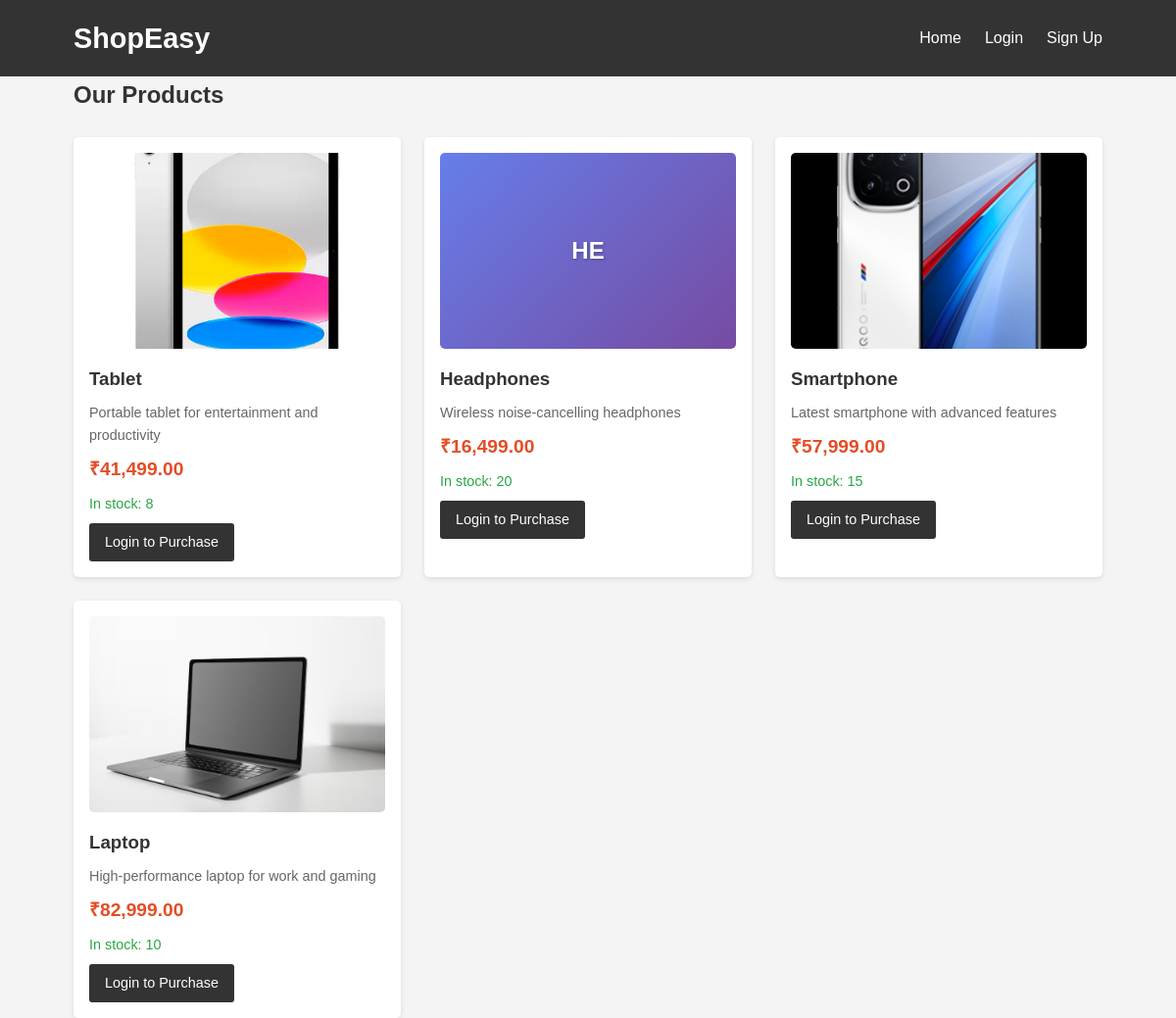
The page / on the database its author committed.
### tables this page shows
CREATE TABLE IF NOT EXISTS products (
    id INT AUTO_INCREMENT PRIMARY KEY,
    name VARCHAR(100) NOT NULL,
    description TEXT,
    price DECIMAL(10,2) NOT NULL,
    image VARCHAR(255),
    stock INT DEFAULT 0
);

### index.php (the view, shortened to what this page needs)
<?php
include 'config.php';
$user_orders = [];
try {
    $stmt = $pdo->query("SELECT * FROM products ORDER BY id DESC");
    $products = $stmt->fetchAll(PDO::FETCH_ASSOC);
} catch(PDOException $e) {
    die("Error fetching products: " . $e->getMessage());
}
?>
<!DOCTYPE html>
<html lang="en">
<head>
    <link rel="stylesheet" href="style.css">
</head>
<body>
    <header>
        <div class="container">
            <h1>ShopEasy</h1>
            <nav>
                <ul>
                    <li><a href="index.php">Home</a></li>
                    <?php if(isset($_SESSION['user_id'])): ?>
                        <li><a href="cart.php">Cart</a></li>
                        <li><a href="orders.php">Orders (<?php echo count($user_orders); ?>)</a></li>
                        <li><a href="logout.php">Logout (<?php echo htmlspecialchars($_SESSION['username']); ?>)</a></li>
                    <?php else: ?>
                        <li><a href="login.php">Login</a></li>
                        <li><a href="signup.php">Sign Up</a></li>
                    <?php endif; ?>
                </ul>
            </nav>
        </div>
    </header>
    <main class="container">
        <h2>Our Products</h2>
        <?php
        $admin_users = ['admin', 'manager'];
        ?>
        <div class="products">
            <?php if(empty($products)): ?>
                <div class="no-products">
                    <p>No products available at the moment.</p>
                    <?php if(isset($_SESSION['user_id']) && in_array($_SESSION['username'], ['admin', 'manager'])): ?>
                        <p>Use the form above to add products.</p>
                    <?php else: ?>
                        <p>Please check back later or <a href="login.php">login</a> to see more options.</p>
                    <?php endif; ?>
                </div>
            <?php else: ?>
                <?php foreach($products as $product): ?>
                    <div class="product-card">
                        <div class="product-image">
                            <?php
                            $imagePath = '';
                            if($product['image'] && $product['image'] != 'default.jpg') {
                                if(strpos($product['image'], 'uploads/') === 0) {
                                    $imagePath = $product['image'];
                                } else {
                                    $imagePath = 'uploads/' . $product['image'];
                                }
                                if(file_exists($imagePath)) {
                                    echo '<img src="' . $imagePath . '" alt="' . htmlspecialchars($product['name']) . '" style="width: 100%; height: 200px; object-fit: cover; border-radius: 5px;">';
                                } else {
                                    echo '<div class="placeholder-image">' . strtoupper(substr($product['name'], 0, 2)) . '</div>';
                                }
                            } else {
                                echo '<div class="placeholder-image">' . strtoupper(substr($product['name'], 0, 2)) . '</div>';
                            }
                            ?>
                        </div>
                        <h3><?php echo htmlspecialchars($product['name']); ?></h3>
                        <p class="description"><?php echo htmlspecialchars($product['description']); ?></p>
                        <p class="price">₹<?php echo number_format($product['price'], 2); ?></p>
                        <p class="stock <?php echo $product['stock'] > 0 ? 'in-stock' : 'out-of-stock'; ?>">
                            <?php echo $product['stock'] > 0 ? "In stock: {$product['stock']}" : "Out of stock"; ?>
                        </p>
                        <?php if(isset($_SESSION['user_id'])): ?>
                            <?php if($product['stock'] > 0): ?>
                                <button class="add-to-cart" data-id="<?php echo $product['id']; ?>">Add to Cart</button>
                            <?php else: ?>
                                <button class="btn-disabled" disabled>Out of Stock</button>
                            <?php endif; ?>
                            <?php
                            if(isset($_SESSION['user_id']) && in_array($_SESSION['username'], $admin_users)):
                            ?>
                                <form method="POST" class="delete-form" onsubmit="return confirm('Are you sure you want to delete this product?');">
                                    <input type="hidden" name="product_id" value="<?php echo $product['id']; ?>">
                                    <button type="submit" name="delete_product" class="btn-delete">Delete Product</button>
                                </form>
                            <?php endif; ?>
                        <?php else: ?>
                            <a href="login.php" class="btn">Login to Purchase</a>
                        <?php endif; ?>
                    </div>
                <?php endforeach; ?>
            <?php endif; ?>
        </div>
    </main>
</body>
</html>

### style.css (style rules this page uses)
* { margin: 0; padding: 0; box-sizing: border-box; }
body { font-family: Arial, sans-serif; line-height: 1.6; color: #333; background-color: #f4f4f4; }
.container { width: 90%; max-width: 1200px; margin: 0 auto; padding: 0 15px; }
header { background-color: #333; color: white; padding: 1rem 0; }
header .container { display: flex; justify-content: space-between; align-items: center; }
header h1 { font-size: 1.8rem; }
nav ul { list-style: none; display: flex; }
nav ul li { margin-left: 1.5rem; }
nav ul li a { color: white; text-decoration: none; transition: color 0.3s; }
main { padding: 2rem 0; }
.products { display: grid; grid-template-columns: repeat(auto-fill, minmax(250px, 1fr)); gap: 1.5rem; margin-top: 1.5rem; }
.product-card { background: white; border-radius: 5px; padding: 1rem; box-shadow: 0 2px 5px rgba(0,0,0,0.1); transition: transform 0.3s; }
.product-image { width: 100%; height: 200px; margin-bottom: 1rem; }
.placeholder-image { width: 100%; height: 100%; background: linear-gradient(135deg, #667eea 0%, #764ba2 100%); display: flex; align-items: center; justify-content: center; border-radius: 5px; color: white; font-weight: bold; text-shadow: 1px 1px 3px rgba(0,0,0,0.3); font-size: 1.5rem; }
.product-card h3 { margin-bottom: 0.5rem; }
.description { color: #666; font-size: 0.9rem; margin: 0.5rem 0; display: -webkit-box; -webkit-box-orient: vertical; overflow: hidden; }
.price { font-weight: bold; color: #e44d26; font-size: 1.2rem; margin: 0.5rem 0; }
.stock { font-size: 0.9rem; margin: 0.5rem 0; }
.stock.in-stock { color: #28a745; }
.btn, button, .add-to-cart { display: inline-block; background: #333; color: white; padding: 0.5rem 1rem; border: none; border-radius: 3px; cursor: pointer; text-decoration: none; transition: background 0.3s; font-size: 0.9rem; }

### rows shown on the page
products: image (picture), name "Tablet", description "Portable tablet for entertainment and productivity", price "41,499.00", stock "8"
products: name "HE", name "Headphones", description "Wireless noise-cancelling headphones", price "16,499.00", stock "20"
products: image (picture), name "Smartphone", description "Latest smartphone with advanced features", price "57,999.00", stock "15"
products: image (picture), name "Laptop", description "High-performance laptop for work and gaming", price "82,999.00", stock "10"
